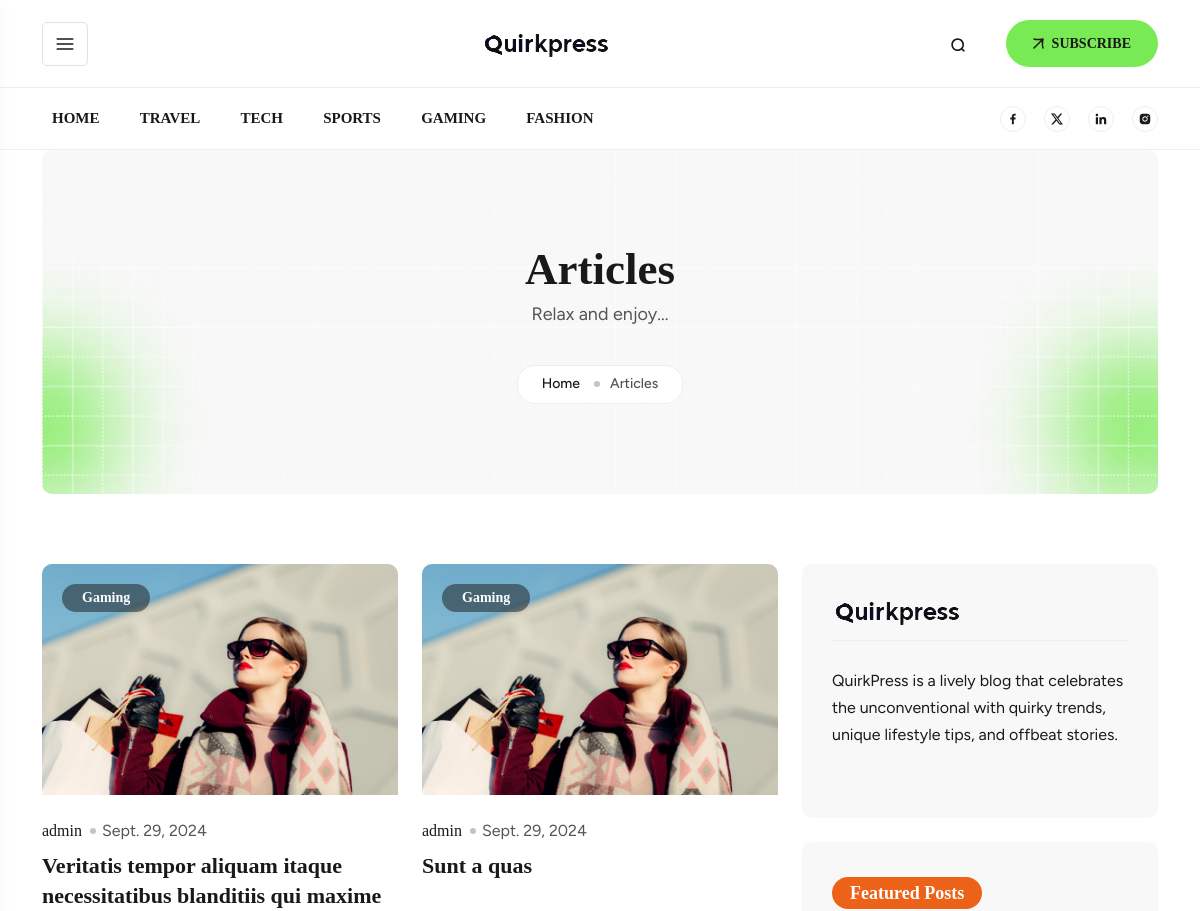
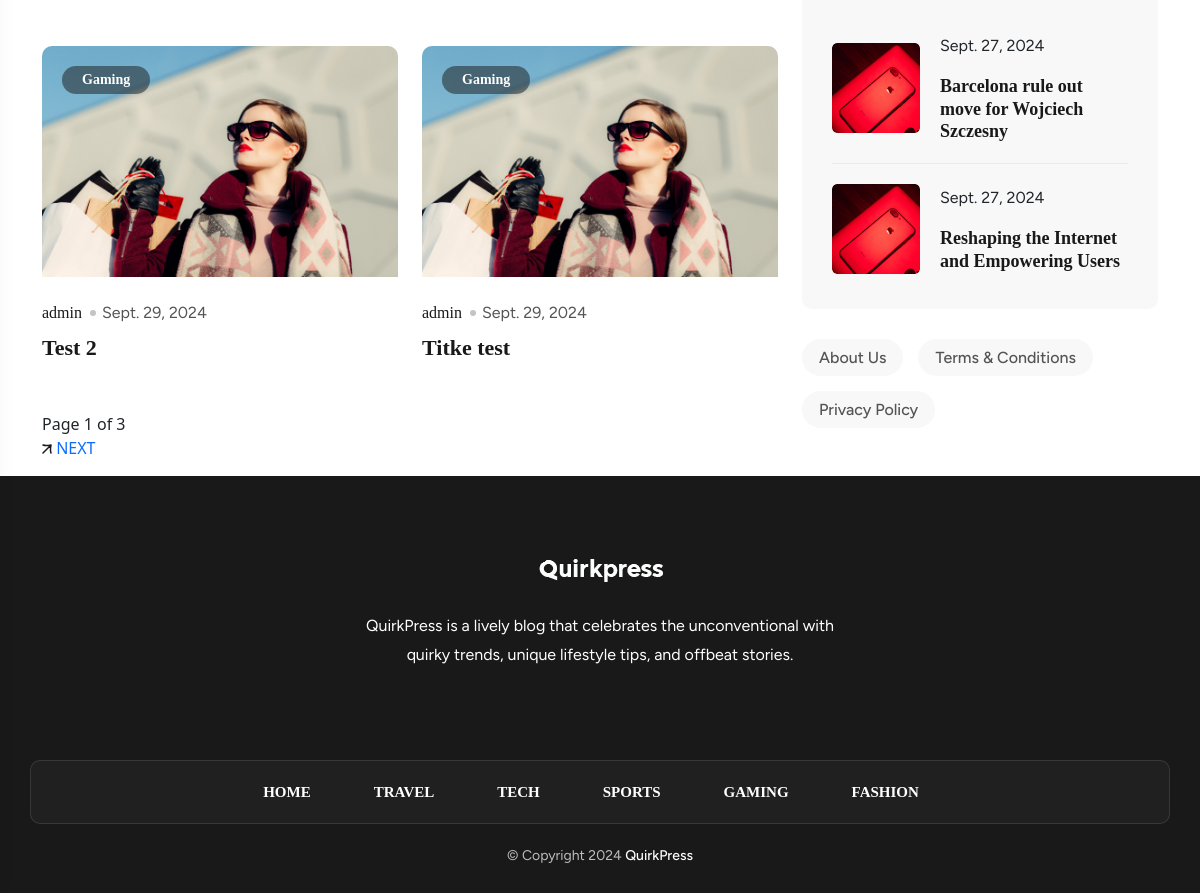
The app's page /articles/ with its own data (2 pictures, top to bottom).
### blog/models.py (models this page shows, shortened)
class Category(models.Model):
    name = models.CharField(max_length=20)
    def __str__(self):
        return self.name

class Post(models.Model):
    STATUS_CHOICES = [
        ('DF','Drafted'),
        ('PB','Published')
    ]
    FEATURED_CHOICES =[
        ('Yes','Yes'),
        ('No','No')
    ]
    author = models.ForeignKey(User,on_delete=models.CASCADE,related_name='blog_posts')
    title = models.CharField(max_length=250)
    slug = models.SlugField(max_length=250,unique_for_date='publish')
    body = models.TextField(blank=True,null=True)
    publish = models.DateTimeField(default=timezone.now)
    created = models.DateTimeField(auto_now_add=True)
    updated = models.DateTimeField(auto_now=True)
    status = models.CharField(max_length=2,choices=STATUS_CHOICES,default='DF')
    featured = models.CharField(max_length=10,choices=FEATURED_CHOICES, default='No')
    category = models.ForeignKey(Category,on_delete=models.CASCADE,related_name='category_posts')
    tags = TaggableManager()
    image = models.ImageField(upload_to='blog_images',blank=True,null=True)
    class Meta:
        ordering =['-publish']
        indexes = [
            models.Index(fields=['-publish'])
        ]

### blog/views.py (the view)
# urls.py: path('articles/',views.post_list,name='post-list'),
def post_list(request,tag_slug=None):
    post_list = Post.objects.filter(status='PB')
    featured_posts = Post.objects.filter(status='PB',featured='Yes').order_by('?')[:2]
    tag = None
    if tag_slug:
        tag = get_object_or_404(Tag, slug=tag_slug)
        post_list = post_list.filter(tags__in=[tag])
    paginator = Paginator(post_list,4)
    page_number = request.GET.get('page',1)
    try:
        posts = paginator.page(page_number)
    except PageNotAnInteger:
        posts = paginator.page(1)
    except EmptyPage:
        posts = paginator.page(paginator.num_pages)
    return render(request,'blog/list.html',{'posts':posts,'featured_posts':featured_posts})

### blog/context_processors.py (called while the page is built)
def category_list(request):
    return {
        'categories': Category.objects.all()
    }

### templates/blog/list.html (shortened to what this page needs)
{%extends 'base.html'%}
{%load static%}
{%block content%}
<div class="inner-page-banner-section">
    <div class="container">
    <div class="row">
    <div class="col-lg-12">
    <div class="inner-page-banner-wrapper" style="background-image: url(/static/assets/image/Background-7.png);">
    <div class="banner-content">
    <h1>Articles</h1>
    <p>Relax and enjoy...</p>
    <ul class="breadcrumb-list">
    <li><a href="/">Home</a></li>
    <li>Articles</li>
    </ul>
    </div>
    </div>
    </div>
    </div>
    </div>
    </div>
    <div class="blog-post-8 pt-70">
    <div class="container">
    <div class="row g-lg-4 gy-5">
    <div class="col-lg-8">
    <div class="row gy-5 mb-50">
        {%for post in posts%}
    <div class="col-md-6">
    <div class="blog-card2 two">
    <div class="blog-card-img-wrap">
    <a href="{%url 'blog:post-detail' post.publish.year post.publish.month post.publish.day post.slug%}"><img src="{%static 'assets/image/blog-img-1.png'%}" alt></a>
    <ul>
    <li><a class="category" href="#">{{post.category}}</a></li>
    </ul>
    </div>
    <div class="blog-content">
    <ul class="blog-meta">
    <li>
    <a href="#">{{post.author}}</a>
    </li>
    <li>
    <a class="publish-date" href="">{{post.publish | date}}</a>
    </li>
    </ul>
    <h4><a href="{%url 'blog:post-detail' post.publish.year post.publish.month post.publish.day post.slug%}">{{post.title}}</a></h4>
    </div>
    </div>
    </div>
    {%endfor%}
    </div>
    {%include 'pagination.html' with page=posts%}
    </div>
    <div class="col-lg-4 ">
    <div class="life-style-sidebar">
    <div class="sidebar-widget driscription">
    <div class="header-logo pb-15">
        <a href="/"><img alt="image" class="img-fluid dark"
            src="{%static 'assets/image/quirkpress-dark.png' %}"></a>
    </div>
    <p>QuirkPress is a lively blog that celebrates the unconventional with quirky trends, unique lifestyle tips, and offbeat stories.</p>
    </div>
    <div class="sidebar-widget featured-post">
    <h6>Featured Posts</h6>
    {%for post in featured_posts %}
    <div class="recent-post mb-20">
        <div class="recent-post-img">
            <a href="{%url 'blog:post-detail' post.publish.year post.publish.month post.publish.day post.slug%}"><img src="{%static 'assets/image/sidebar-img1.png'%}"
                    alt></a>
        </div>
        <div class="recent-post-content">
            <p>{{post.publish | date}}</p>
            <h5><a href="{%url 'blog:post-detail' post.publish.year post.publish.month post.publish.day post.slug%}">{{post.title}}</a></h5>
        </div>
    </div>
    {%endfor%}
    </div>
    <div class="sidebar-widget about-section mb-40">
        <ul class="category">
            <li>
            <a href="{%url 'blog:about'%}">About Us</a>
            </li>
            <li>
            <a href="{%url 'blog:terms'%}">Terms &amp; Conditions</a>
            </li>
            <li>
            <a href="{%url 'blog:privacy-policy'%}">Privacy Policy</a>
            </li>
            </ul>
    </div>
    </div>
    </div>
    </div>
    </div>
    </div>
{%endblock content%}

### templates/base.html (shortened to what this page needs)
{%load static%}
<!DOCTYPE html>
<html lang="en">
<head>
    <link rel="stylesheet" href="{%static 'assets/css/swiper-bundle.min.css'%}">
    <link rel="stylesheet" href="{%static 'assets/css/jquery.fancybox.min.css'%}">
    <link rel="stylesheet" href="{%static 'assets/css/animate.css'%}">
    <link rel="stylesheet" href="{%static 'assets/css/nice-select.css'%}">
    <link rel="stylesheet" href="{%static 'assets/css/bootstrap-icons.min.css'%}">
    <link rel="stylesheet" href="{%static 'assets/css/bootstrap.min.css'%}">
    <link rel="stylesheet" href="{%static 'assets/css/boxicons.min.css'%}">
    <link rel="stylesheet" href="{%static 'assets/css/style.css'%}">
</head>
<body id="body">
    <div class="header-area2">
        <div class="container d-flex align-items-center justify-content-between">
            <div class="header-menu-icon">
                <div class="menu-icon">
                    <svg width="20" height="20" viewBox="0 0 20 20" xmlns="http://www.w3.org/2000/svg">
                        <path fill-rule="evenodd" clip-rule="evenodd"
                            d="M1.66675 9.16666H18.3334V10.8333H1.66675V9.16666ZM1.66675 4.16666H18.3334V5.83332H1.66675V4.16666ZM1.66675 14.1667H18.3334V15.8333H1.66675V14.1667Z" />
                    </svg>
                </div>
                <div class="tt-style-switch">
                    <i class="bi bi-brightness-low-fill"></i>
                </div>
            </div>
            <div class="header-logo">
                <a href="/"><img alt="image" class="img-fluid dark"
                    src="{%static 'assets/image/quirkpress-dark.png' %}"></a>
            </div>
            <div class="header-right d-md-flex d-none">
                <div class="search-bar">
                    <div class="search-btn">
                    </div>
                </div>
                <div class="subscribe-btn ">
                    <a href="#" class="primary-btn hover-btn">
                        <svg class="arrow" width="11" height="11" viewBox="0 0 11 11"
                            xmlns="http://www.w3.org/2000/svg">
                            <path
                                d="M0.999756 10L9.99976 1M9.99976 1C7.99976 1.375 3.62476 2.125 0.999756 1M9.99976 1C9.62476 2.875 8.87476 7 9.99976 10"
                                stroke="#191919" stroke-width="1.5" stroke-linecap="round" />
                        </svg>
                        SUBSCRIBE
                    </a>
                </div>
            </div>
        </div>
    </div>
    <header class="life-style d-lg-flex d-none">
        <div class="container-md">
            <div class="col-lg-12">
                <div class="header-wrapper">
                    <div class="main-menu">
                        <ul class="menu-list">
                            <li><a href="/">Home</a></li>
                            {%for category in categories%}
                            <li><a href="{%url 'blog:posts-per-category' category.name%}">{{category.name}}</a></li>
                           {%endfor%}
                        </ul>
                    </div>
                    <div class="nav-right d-flex jsutify-content-end align-items-center">
                        <ul class="social-area">
                            <li>
                                <a href="https://www.facebook.com/">
                                </a>
                            </li>
                            <li>
                                <a href="https://x.com/">
                                </a>
                            </li>
                            <li>
                                <a href="https://www.linkedin.com/">
                                </a>
                            </li>
                            <li>
                                <a href="https://www.instagram.com/">
                                </a>
                            </li>
                        </ul>
                    </div>
                </div>
            </div>
        </div>
    </header>
    {%block content%}
    {%endblock content%}
    <footer class="footer-section2">
        <div class="footer-top">
            <div class="container">
                <div class="row ">
                    <div class="col-lg-12 justify-content-center  d-flex mb-70">
                        <div class="footer-top-content">
                            <a href="/"><img src="{%static 'assets/image/quirkpress-light.png'%}" alt="logo"></a>
                            <p>QuirkPress is a lively blog that celebrates the unconventional with quirky trends, unique lifestyle tips, and offbeat stories.</p>
                        </div>
                    </div>
                    <div class="footer-list">
                        <ul>
                            <li><a href="/">HOME
                                </a></li>
                                {%for category in categories%}
                            <li><a href="{%url 'blog:posts-per-category' category.name%}">{{category.name | upper}}
                                </a></li>
                                {%endfor%}
                        </ul>
                    </div>
                    <div class="copyright-area">
                        <p> &copy; Copyright 2024 <a href="/"> QuirkPress </a>
                                </p>
                    </div>
                </div>
            </div>
        </div>
    </footer>
</body>
</html>

### templates/pagination.html (shortened to what this page needs)
<div class="post-btn">
    <span>
        Page {{page.number}} of {{page.paginator.num_pages}}
    </span>
    {%if page.has_next%}
    <div class="next-post-btn">
    <a href="?page={{page.next_page_number}}">
    <svg class="arrow" width="10" height="10" viewBox="0 0 10 10" xmlns="http://www.w3.org/2000/svg">
    <path d="M1 9L9 1M9 1C7.22222 1.33333 3.33333 2 1 1M9 1C8.66667 2.66667 8 6.33333 9 9" stroke="#191919" stroke-width="1.5" stroke-linecap="round"></path>
    </svg>
    NEXT</a>
    </div>
    {%endif%}
    </div>

### records on screen
Category: name "TRAVEL"
Category: name "TECH"
Category: name "SPORTS"
Category: name "GAMING"
Category: name "FASHION"
Post: category "Gaming", author "admin", publish "Sept. 29, 2024", title "Veritatis tempor aliquam itaque necessitatibus blanditiis qui maxime"
Post: category "Gaming", author "admin", publish "Sept. 29, 2024", title "Sunt a quas"
Post: category "Gaming", author "admin", publish "Sept. 29, 2024", title "Test 2"
Post: category "Gaming", author "admin", publish "Sept. 29, 2024", title "Titke test"
Post: publish "Sept. 27, 2024", title "Barcelona rule out move for Wojciech Szczesny"
Post: publish "Sept. 27, 2024", title "Reshaping the Internet and Empowering Users"

### other values on screen
{{ page.number }} "1"
{{ page.paginator.num_pages }} "3"
